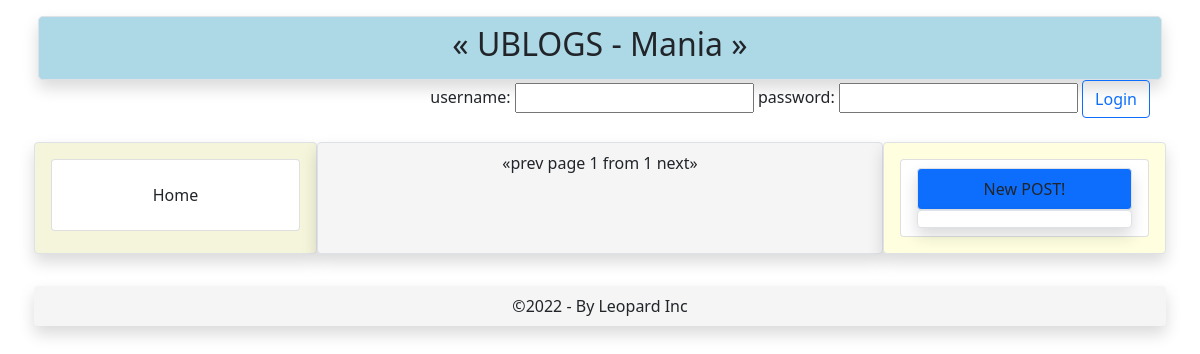
The page /blogs/ on the database as committed earlier.
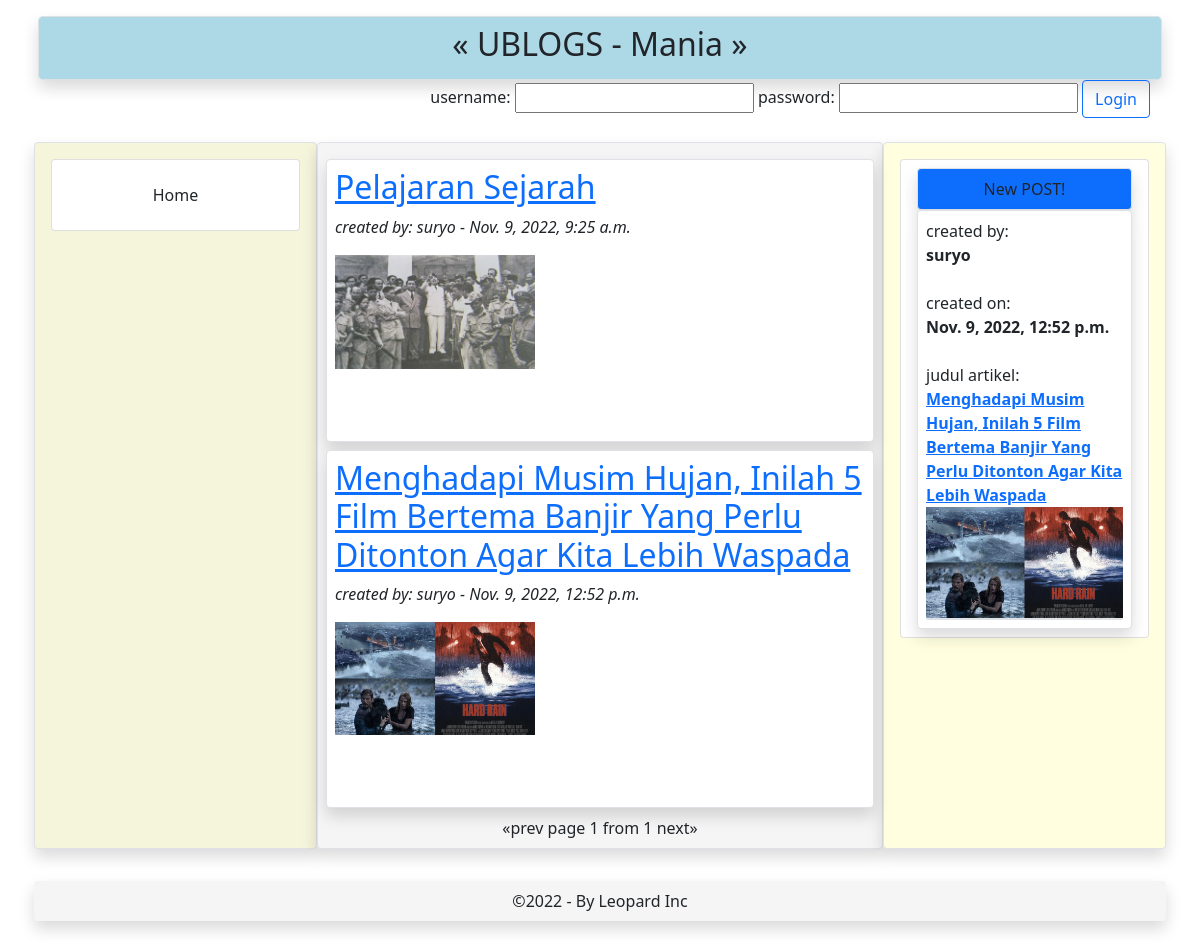
The same page on the database as committed later.
### blogs/models.py (models this page shows, shortened)
class MyBlog(models.Model):
	judul = models.CharField(verbose_name="Judul Artikel",max_length=200,null=False,blank=False,default="-")
	creator = models.CharField(verbose_name="Pembuat",max_length=200,null=False,blank=False,default="-")
	paragrafs = models.TextField(verbose_name="Artikel",max_length=5000)
	tanggalbuat = models.DateTimeField(verbose_name="Tanggal Pembuatan",auto_now=True)
	foto = models.ImageField(upload_to='img',default="",verbose_name="Gambar untuk Artikel")
	class Meta:
		ordering = ['tanggalbuat','judul','paragrafs']
		unique_together = ['judul','creator','paragrafs']

### blogs/views.py (the view)
# urls.py: path("", views.indeks,name="indeks"),
def indeks(request):
	data =MyBlog.objects.all()
	p = Paginator(data,2)
	page = request.GET.get('page')
	blogs = p.get_page(page)
	'''give the lastsest post'''
	lastdata = MyBlog.objects.all().order_by('-id')[:1]
	return render(request,'blogs/indeks.html',{'blogs':blogs,'lastdata':lastdata})

### templates/blogs/indeks.html (shortened to what this page needs)
{% extends "blogs/initial.html"%}
{% block tengah%}
    {% for blog in blogs%}
        <div class="card my-2 p-2 border rounded shadow">
            <h2><a href='/blogs/read/{{blog.judul}}'>{{blog.judul | title}}</a></h2>
            <p><i>created by: {{blog.creator}} - {{blog.tanggalbuat}}</i></p>
            <p><img src='{{blog.foto.url}}' class="float-center" style="width:200px;heigth:200px"></p>
        </div>
    {% endfor%}
    <div class="container text-center">
        {% if blogs.has_previous%}
            <a href="?page={{blogs.previous_page_number}}">&laquo;prev </a>
        {% else %}
            &laquo;prev
        {% endif %}
        page {{blogs.number}} from {{blogs.paginator.num_pages}}
        {% if blogs.has_next%}
            <a href="?page={{blogs.next_page_number}}"> next&raquo;</a>
        {% else %}
             next&raquo;
        {% endif%}
    </div>
{% endblock %}

### templates/blogs/initial.html (shortened to what this page needs)
{% load static%}
<!DOCTYPE html>
<html lang="en">
<head>
    <link rel="stylesheet" href="{% static 'css/bootstrap5.min.css'%}">
</head>
<body>
    <div class=" container p-2 mt-2 ">
        <div class="container p-2 rounded-3 shadow text-center border " style="background-color:lightblue">
            <p class="h2">&laquo; UBLOGS - Mania &raquo;</p>
        </div>
        <div class="d-flex container justify-content-end">
            {% if user.is_authenticated %}
                login as: {{user.username}}
                <button type="submit" class="btn btn-outline-primary" onclick="location.href='/blogs/logout/'">logout</button>
            {% else %}
                <form method="post" action="{% url 'LoginUser' %}">
                    username: <input type="text" name="username"> password: <input type="password" name="password"> <button type="submit" class="btn btn-outline-primary">Login</button>
                </form>
            {% endif%}
        </div>
        <div class="row my-3 p-2">
            <div class="col-3 col-lg-3 col-md-3 col-sm-3 p-2 border shadow rounded" style="background-color:beige">
                <ul class="list-group m-2">
                    <li class="list-group-item"><button type="button" class="btn form-control bg-outline-primary my-2" onclick="location.href='/blogs/'">Home</button></li>
                </ul>
            </div>
            <div class="col-6 p-2 col-lg-6 col-md-6 col-sm-6 border shadow rounded" style="background-color:whitesmoke">
                {% block tengah%}
                {% endblock%}
            </div>
            <div class="col-3 col-lg-3 col-md-3 col-sm-3 p-2 border shadow rounded" style="background-color:lightyellow">
                <ul class="list-group m-2">
                    <li class="list-group-item">
                        <div class="card border shadow rounded p-2 text-center bg-primary">
                            New POST!
                        </div>
                        <div class="card border shadow rounded p-2">
                            {% for lastnya in lastdata%}
                                created by: <b>{{lastnya.creator}}</b><br/>
                                created on: <b>{{lastnya.tanggalbuat}}</b><br/>
                                judul artikel: <b><a href='/blogs/read/{{lastnya.judul}}/'>{{lastnya.judul|title}}</a></b>
                                <img src="{{lastnya.foto.url}}"></img>
                                <div class="border rounded">
                                </div>
                            {% endfor%}
                        </div>
                    </li>
                </ul>
            </div>
        </div>
        <div class="row  my-3 p-2">
            <div class="footer col-12 shadow rounded p-2 text-center" style="background-color:whitesmoke">
                &copy;2022 - By Leopard Inc
            </div>
        </div>
    </div>
</body>
</html>

Rows that differ between the two databases and show on the page:
added MyBlog: judul "Pelajaran Sejarah", creator "suryo", tanggalbuat "Nov. 9, 2022, 9:25 a.m.", foto (picture)
added MyBlog: judul "Menghadapi Musim Hujan, Inilah 5 Film Bertema Banjir Yang Perlu Ditonton Agar Kita Lebih Waspada", creator "suryo", tanggalbuat "Nov. 9, 2022, 12:52 p.m.", foto (picture)
